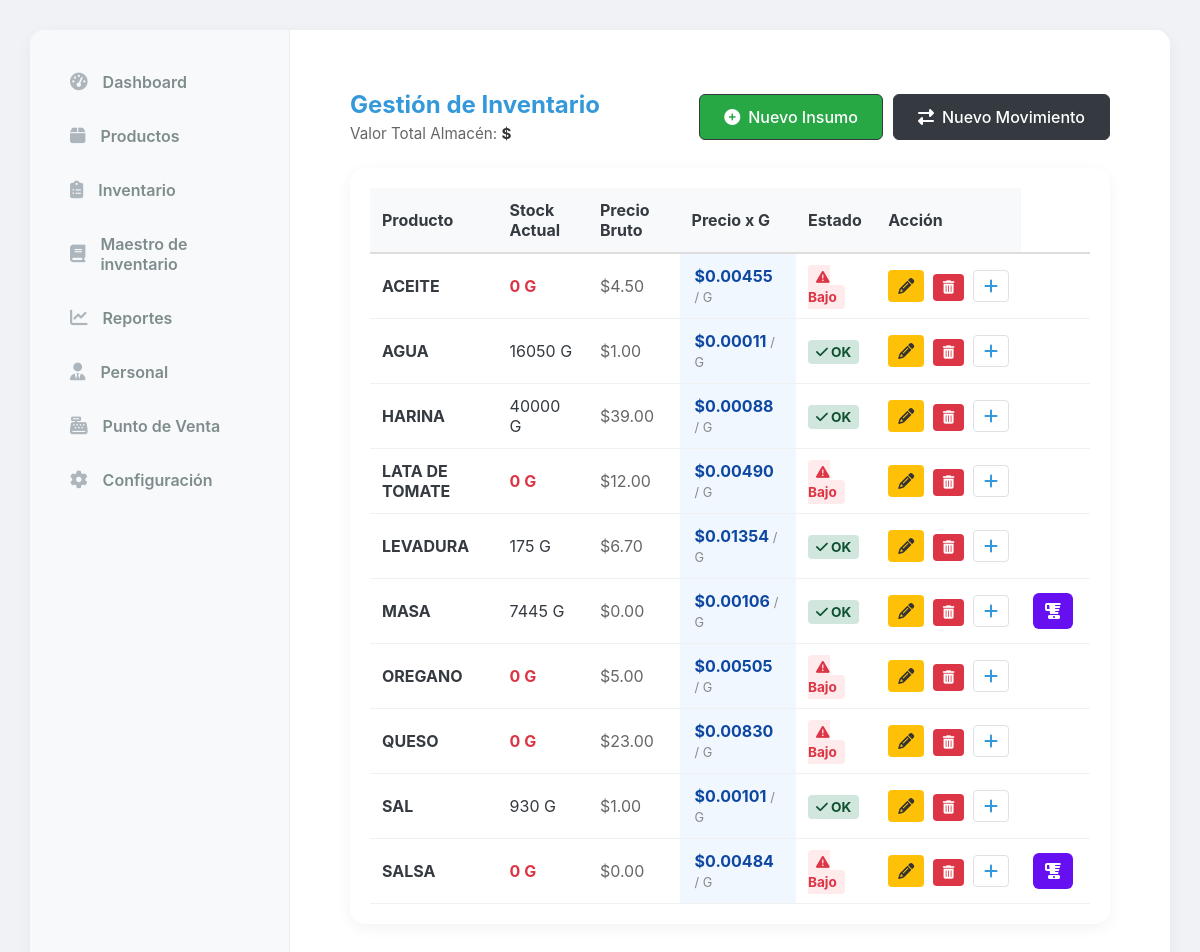
The app's page /inventory/, older data.
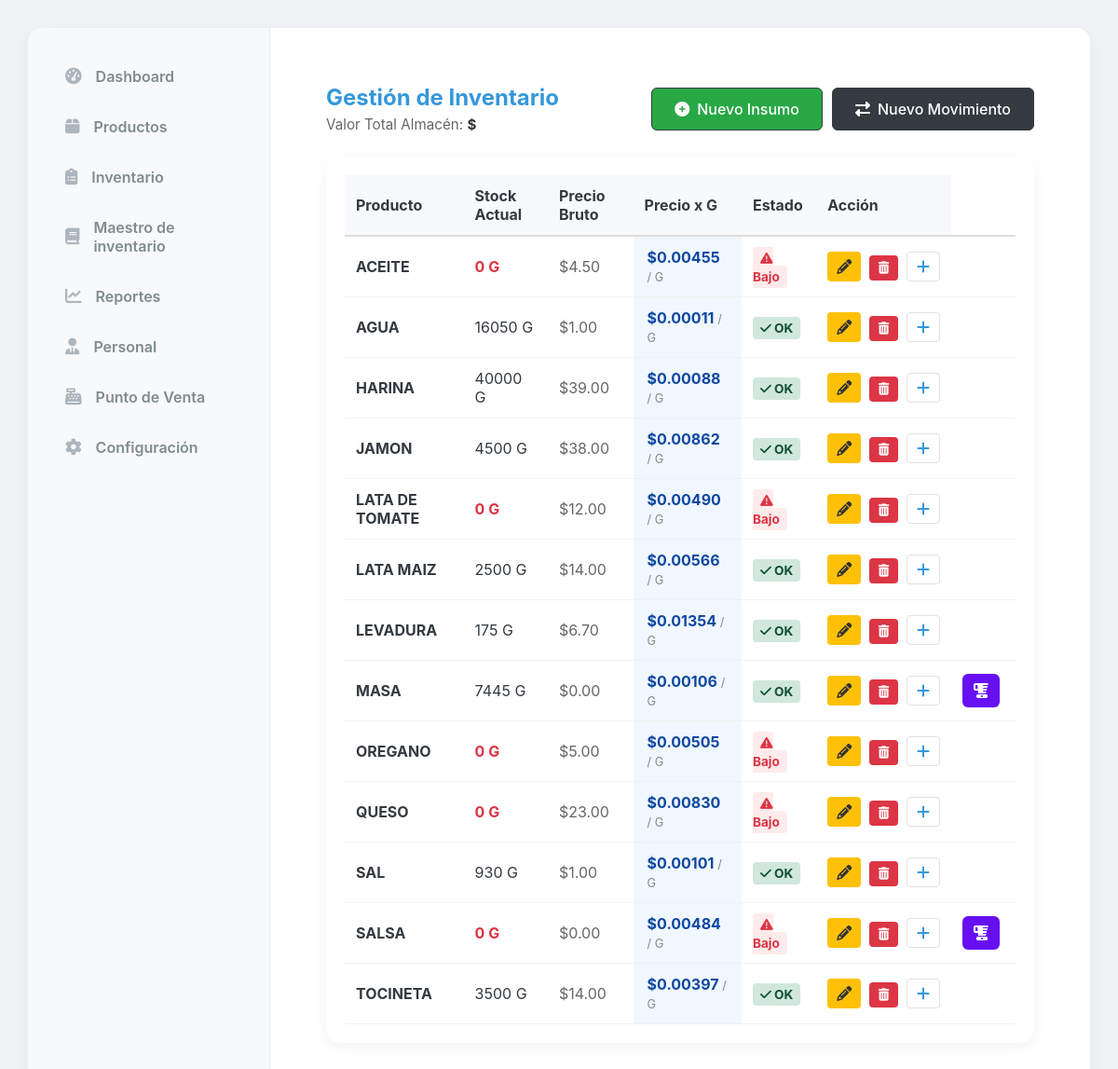
The same page, newer data.
### inventory/models.py (models this page shows, shortened)
class Insumo(models.Model):
    nombre = models.CharField(max_length=200)
    categoria = models.ForeignKey(CategoriaInsumo, on_delete=models.SET_NULL, null=True)
    unidad = models.ForeignKey(UnidadMedida, on_delete=models.PROTECT, verbose_name="Unidad Base")
    cantidad_por_precio = models.DecimalField(max_digits=10, decimal_places=2, default=1000, verbose_name="Cant. Ref")
    precio_mercado = models.DecimalField(max_digits=12, decimal_places=2, default=0, verbose_name="Precio Mercado ($)")
    merma_porcentaje = models.DecimalField(max_digits=5, decimal_places=2, default=0, verbose_name="% Merma")
    costo_unitario = models.DecimalField(max_digits=12, decimal_places=6, default=0, verbose_name="Costo Real x Gramo")
    stock_actual = models.DecimalField(max_digits=12, decimal_places=3, default=0)
    stock_minimo = models.DecimalField(max_digits=12, decimal_places=3, default=500)
    es_insumo_compuesto = models.BooleanField(default=False)

class UnidadMedida(models.Model):
    nombre = models.CharField(max_length=50)
    codigo = models.CharField(max_length=10)
    factor = models.DecimalField(max_digits=10, decimal_places=4, default=1, help_text="1 para Gramos/ML. 1000 para KG/L.")

### inventory/views.py (the view)
# urls.py: path('', views.inventory_index, name='inventory_index'),
def inventory_index(request):
    insumos = Insumo.objects.all().order_by('nombre')
    categorias = CategoriaInsumo.objects.all()
    alertas_stock = insumos.filter(stock_actual__lte=models.F('stock_minimo')).count()
    valor_inventario = 0
    for i in insumos:
        valor_inventario += (i.stock_actual * i.costo_unitario)
    context = {
        'insumos': insumos,
        'categorias': categorias,
        'alertas_stock': alertas_stock,
        'valor_inventario': valor_inventario,
    }
    return render(request, 'inventory/inventory_list.html', context)

### inventory/templates/inventory/inventory_list.html (shortened to what the changed rows need)
{% extends 'base.html' %}
{% load static %}
{% block content %}
<div style="padding: 20px;">
    <div style="display: flex; justify-content: space-between; align-items: center; margin-bottom: 25px;">
        <div>
            <h2 style="color: var(--primary-blue); margin: 0;">Gestión de Inventario</h2>
        </div>
    </div>
    <div class="card-style" style="overflow-x: auto;">
        <table style="width: 100%; border-collapse: collapse;">
            <thead>
                <tr style="background: #f8f9fa; text-align: left; border-bottom: 2px solid #ddd;">
                    <th style="padding: 12px;">Producto</th>
                    <th style="padding: 12px;">Stock Actual</th>
                    <th style="padding: 12px;">Precio Bruto</th>
                    <th style="padding: 12px;">Precio x G</th>
                    <th style="padding: 12px;">Estado</th>
                    <th style="padding: 12px;">Acción</th>
                </tr>
            </thead>
            <tbody>
                {% for insumo in insumos %}
                <tr style="border-bottom: 1px solid #f1f1f1;">
                    <td style="padding: 12px; font-weight: bold;">{{ insumo.nombre }}</td>
                    <td style="padding: 12px;">
                        {% if insumo.stock_actual <= insumo.stock_minimo %}
                            <span style="color: #dc3545; font-weight: bold;">{{ insumo.stock_actual|floatformat:0 }} {{ insumo.unidad.codigo }}</span>
                        {% else %}
                            {{ insumo.stock_actual|floatformat:0 }} {{ insumo.unidad.codigo }}
                        {% endif %}
                    </td>
                    <td style="padding: 12px; color: #666;">
                        ${{ insumo.precio_mercado|default:"0.00" }}
                    </td>
                    <td style="padding: 12px 15px; background: #f0f7ff; font-weight: bold; color: #0d47a1;">
                        ${{ insumo.costo_unitario|floatformat:5 }}
                        <span style="font-size: 0.8em; font-weight: normal; color: #888;">/ {{ insumo.unidad.codigo }}</span>
                    </td>
                    <td style="padding: 12px;">
                        {% if insumo.stock_actual <= insumo.stock_minimo %}
                            <span style="background: #ffebeb; color: #dc3545; padding: 4px 8px; border-radius: 4px; font-size: 0.85em; font-weight: bold;">
                                <i class="fas fa-exclamation-triangle"></i> Bajo
                            </span>
                        {% else %}
                            <span style="background: #d1e7dd; color: #0f5132; padding: 4px 8px; border-radius: 4px; font-size: 0.85em; font-weight: bold;">
                                <i class="fas fa-check"></i> OK
                            </span>
                        {% endif %}
                    </td>
                    <td style="white-space: nowrap; padding: 12px;">
                        <a href="{% url 'maestro_edit' insumo.id %}" title="Editar Maestro" style="background-color: #ffc107; color: #333; padding: 6px 10px; border-radius: 4px; margin-right: 4px; text-decoration: none; display: inline-block;">
                            <i class="fas fa-pencil-alt"></i>
                        </a>
                        <form action="{% url 'insumo_delete' insumo.id %}" method="POST" style="display:inline-block;" onsubmit="return confirm('¿Eliminar {{ insumo.nombre }}?');">
                            <button type="submit" style="background-color: #dc3545; color: white; border: none; padding: 6px 10px; border-radius: 4px; cursor: pointer;">
                                <i class="fas fa-trash-alt"></i>
                            </button>
                        </form>
                        <a href="{% url 'inventory_move' %}" style="background-color: white; border: 1px solid #dee2e6; color: var(--primary-blue); padding: 5px 10px; border-radius: 4px; margin-left: 4px; text-decoration: none; display: inline-block;">
                            <i class="fas fa-plus"></i>
                        </a>
                        <td style="white-space: nowrap; padding: 12px; text-align: center;">
                            {% if insumo.es_insumo_compuesto %}
                                <a href="{% url 'insumo_produccion' insumo.id %}" title="Producir / Cocinar"
                                style="background-color: #6610f2; color: white; padding: 8px 12px; border-radius: 6px; margin-right: 5px; text-decoration: none; display: inline-block;">
                                    <i class="fas fa-blender"></i>
                                </a>
                            {% endif %}
                        </td>
                </tr>
                {% empty %}
                <tr><td colspan="6" style="text-align:center; padding:20px;">Sin inventario</td></tr>
                {% endfor %}
            </tbody>
        </table>
    </div>
</div>
{% endblock %}

Row changes from the older to the newer data that the page shows:
added Insumo: nombre "JAMON", stock_actual "4500", unidad.codigo "G", precio_mercado "38.00", costo_unitario "0.00862", stock_minimo 500 (drawn)
added Insumo: nombre "LATA MAIZ", stock_actual "2500", unidad.codigo "G", precio_mercado "14.00", costo_unitario "0.00566", stock_minimo 500 (drawn)
added Insumo: nombre "TOCINETA", stock_actual "3500", unidad.codigo "G", precio_mercado "14.00", costo_unitario "0.00397", stock_minimo 500 (drawn)
